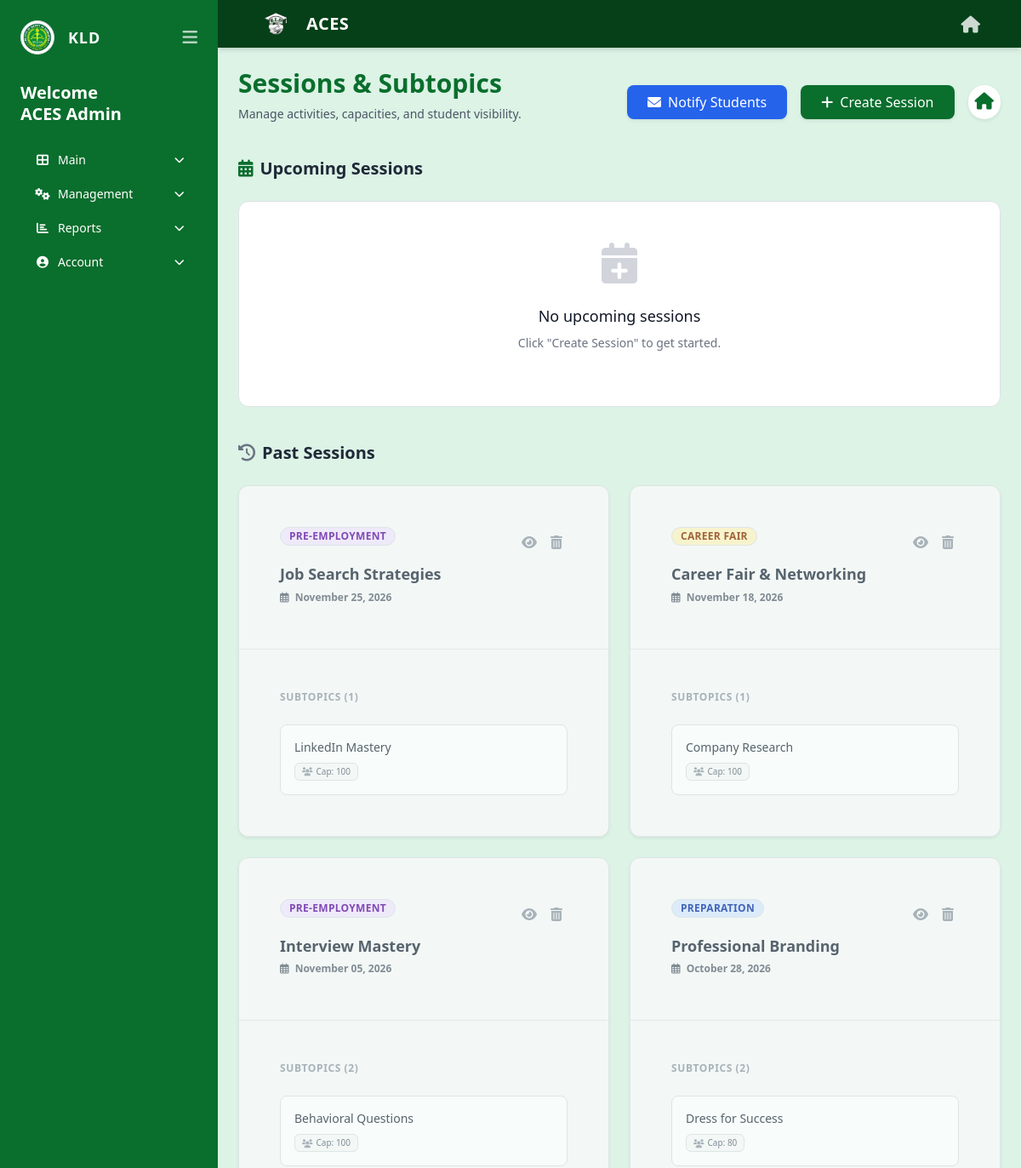
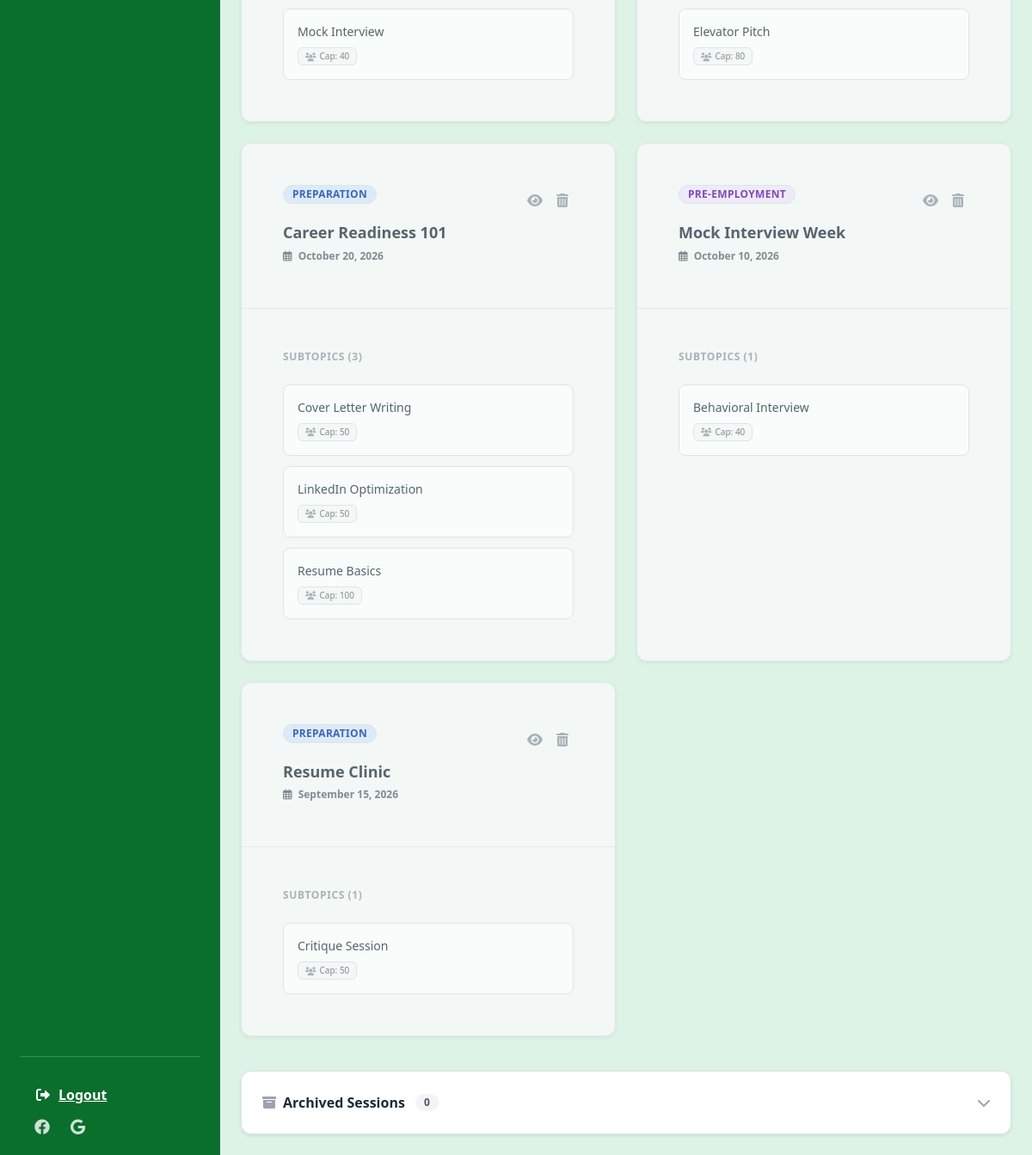
The app's page /staff/subtopics.php (signed in) with its own data (2 pictures, top to bottom).
### tables this page shows
CREATE TABLE `users` (
  `user_id` int(11) NOT NULL,
  `email` varchar(100) NOT NULL,
  `password_hash` varchar(255) NOT NULL,
  `is_verified` tinyint(1) NOT NULL DEFAULT 0,
  `verification_token` varchar(64) DEFAULT NULL,
  `verification_expires` datetime DEFAULT NULL,
  `reset_token` varchar(64) DEFAULT NULL,
  `reset_expires` datetime DEFAULT NULL,
  `full_name` varchar(100) NOT NULL,
  `role` enum('student','staff') NOT NULL,
  `staff_role` varchar(50) DEFAULT NULL,
  `is_active` tinyint(1) NOT NULL DEFAULT 1,
  `created_by` int(11) DEFAULT NULL,
  `created_at` datetime DEFAULT current_timestamp(),
  `pending_email` varchar(255) DEFAULT NULL,
  `email_change_pin` varchar(6) DEFAULT NULL,
  `email_pin_expiry` datetime DEFAULT NULL
);

CREATE TABLE `sessions` (
  `session_id` int(11) NOT NULL,
  `title` varchar(100) NOT NULL,
  `phase` enum('Preparation','Pre-Employment','Career Fair') NOT NULL,
  `date` date NOT NULL,
  `start_time` time NOT NULL,
  `end_time` time NOT NULL,
  `description` text DEFAULT NULL,
  `image_path` varchar(255) DEFAULT NULL,
  `created_by` int(11) NOT NULL,
  `proctor` varchar(100) DEFAULT 'TBA',
  `location` varchar(200) DEFAULT 'TBA',
  `is_deleted` tinyint(1) DEFAULT 0,
  `allow_multiple` tinyint(1) NOT NULL DEFAULT 0
);

CREATE TABLE `subtopics` (
  `subtopic_id` int(11) NOT NULL,
  `session_id` int(11) NOT NULL,
  `title` varchar(100) NOT NULL,
  `description` text DEFAULT NULL,
  `image_path` varchar(255) DEFAULT NULL,
  `capacity` int(11) DEFAULT 30,
  `deadline` datetime DEFAULT NULL,
  `subtopic_date` date DEFAULT NULL,
  `subtopic_start_time` time DEFAULT NULL,
  `subtopic_end_time` time DEFAULT NULL,
  `subtopic_proctor` varchar(100) DEFAULT NULL,
  `subtopic_location` varchar(200) DEFAULT NULL,
  `is_required` tinyint(1) DEFAULT 0,
  `required_for` text DEFAULT NULL,
  `visible_for` text DEFAULT NULL,
  `visible_courses` text DEFAULT NULL,
  `required_courses` text DEFAULT NULL,
  `is_deleted` tinyint(1) DEFAULT 0,
  `attendance_type` enum('physical','module') DEFAULT 'physical'
);

### includes/auth.php (called while the page is built, shortened)
<?php
function isAdmin() {
    return isset($_SESSION['staff_role']) && in_array($_SESSION['staff_role'], ['admin', 'superadmin']);
}
function isViewer() {
    $role = $_SESSION['staff_role'] ?? 'viewer';
    return $role === 'viewer' || $role === '' || $role === null;
}
?>

### staff/subtopics.php (the view, shortened to what this page needs)
<?php
require_once __DIR__ . '/../includes/auth.php';
$stmt = $pdo->prepare("SELECT full_name FROM users WHERE user_id = ?");
$stmt->execute([$_SESSION['user_id']]);
$staff = $stmt->fetch();
$staff_name = $staff['full_name'];
$today = date('Y-m-d');
$stmt_upcoming = $pdo->prepare("
    SELECT s.*, (SELECT COUNT(*) FROM subtopics WHERE session_id = s.session_id AND is_deleted = 0) as subtopic_count
    FROM sessions s
    WHERE s.is_deleted = 0 AND s.date >= ?
    ORDER BY s.date ASC
");
$stmt_upcoming->execute([$today]);
$upcoming_sessions = $stmt_upcoming->fetchAll();
$stmt_past = $pdo->prepare("
    SELECT s.*, (SELECT COUNT(*) FROM subtopics WHERE session_id = s.session_id AND is_deleted = 0) as subtopic_count
    FROM sessions s
    WHERE s.is_deleted = 0 AND s.date < ?
    ORDER BY s.date DESC
");
$stmt_past->execute([$today]);
$past_sessions = $stmt_past->fetchAll();
$stmt_deleted = $pdo->prepare("SELECT * FROM sessions WHERE is_deleted = 1 ORDER BY date DESC");
$stmt_deleted->execute();
$deleted_sessions = $stmt_deleted->fetchAll();
?>
<!DOCTYPE html>
<html lang="en" class="h-full">
<head>
    <link rel="stylesheet" href="../assets/css/tailwind.css">
    <link rel="stylesheet" href="https://cdnjs.cloudflare.com/ajax/libs/font-awesome/6.0.0/css/all.min.css">
    <link href="https://cdn.jsdelivr.net/npm/bootstrap@5.3.0/dist/css/bootstrap.min.css" rel="stylesheet">
</head>
<body class="bg-[#dcf3e6] font-sans h-screen flex flex-col md:flex-row">
    <?php include '../includes/staff_sidebar.php'; ?>
    <div class="flex-1 flex flex-col overflow-hidden w-full">
        <?php include '../includes/header.php'; ?>
        <main class="flex-1 p-4 md:p-8 overflow-y-auto no-scrollbar">
            <div class="flex flex-col md:flex-row justify-between items-start md:items-center mb-6 gap-4">
                <div>
                    <h1 class="text-3xl font-bold text-[#0a6e2d]">Sessions & Subtopics</h1>
                    <p class="text-sm text-gray-600 mt-1">Manage activities, capacities, and student visibility.</p>
                </div>
                <div class="flex items-center gap-3">
                    <?php if (!isViewer()): ?>
                        <button class="bg-blue-600 hover:bg-blue-700 text-white font-medium py-2 px-4 rounded-lg inline-flex items-center shadow-sm transition-colors" type="button" data-bs-toggle="modal" data-bs-target="#notifyModal">
                            <i class="fas fa-envelope mr-2"></i> Notify Students
                        </button>
                        <button class="bg-[#0a6e2d] hover:bg-[#054018] text-white font-medium py-2 px-4 rounded-lg inline-flex items-center shadow-sm transition-colors" data-bs-toggle="modal" data-bs-target="#createModal">
                            <i class="fas fa-plus mr-2"></i> Create Session
                        </button>
                    <?php endif; ?>
                    <a href="dashboard.php" class="text-[#0a6e2d] bg-white p-2 rounded-full shadow-sm hover:shadow-md transition-shadow">
                        <i class="fa-solid fa-house text-xl"></i>
                    </a>
                </div>
            </div>
            <h2 class="text-xl font-bold text-gray-800 mb-4"><i class="fas fa-calendar-alt text-[#0a6e2d] mr-2"></i>Upcoming Sessions</h2>
            <div class="grid grid-cols-1 lg:grid-cols-2 xl:grid-cols-3 gap-6 mb-10">
                <?php if (empty($upcoming_sessions)): ?>
                    <div class="col-span-full text-center py-12 bg-white rounded-xl border border-gray-200 border-dashed">
                        <i class="fas fa-calendar-plus text-5xl text-gray-300 mb-4"></i>
                        <h3 class="text-lg font-medium text-gray-900">No upcoming sessions</h3>
                        <p class="text-sm text-gray-500 mt-1">Click "Create Session" to get started.</p>
                    </div>
                <?php endif; ?>
            </div>
            <h2 class="text-xl font-bold text-gray-800 mb-4"><i class="fas fa-history text-gray-500 mr-2"></i>Past Sessions</h2>
            <div class="grid grid-cols-1 lg:grid-cols-2 xl:grid-cols-3 gap-6 mb-10 opacity-80 hover:opacity-100 transition-opacity">
                <?php foreach ($past_sessions as $session): ?>
                    <?php
                    $stmt_sub = $pdo->prepare("SELECT * FROM subtopics WHERE session_id = ? AND is_deleted = 0 ORDER BY title");
                    $stmt_sub->execute([$session['session_id']]);
                    $subtopics = $stmt_sub->fetchAll();
                    $phaseColors = [
                        'Preparation' => 'bg-blue-100 text-blue-800 border-blue-200',
                        'Pre-Employment' => 'bg-purple-100 text-purple-800 border-purple-200',
                        'Career Fair' => 'bg-amber-100 text-amber-800 border-amber-200'
                    ];
                    $phaseClass = $phaseColors[$session['phase']] ?? 'bg-gray-100 text-gray-800 border-gray-200';
                    ?>
                    <div class="bg-gray-50 rounded-xl shadow-sm border border-gray-200 overflow-hidden flex flex-col h-full hover:shadow-md transition-shadow">
                        <div class="p-5 border-b border-gray-200 bg-gray-100/50">
                            <div class="flex justify-between items-start mb-2">
                                <span class="inline-flex items-center px-2.5 py-0.5 rounded-full text-xs font-bold uppercase tracking-wide border <?= $phaseClass ?>"><?= htmlspecialchars($session['phase']) ?></span>
                                <div class="flex gap-1">
                                    <?php if (!isViewer() && (isAdmin() || $session['created_by'] == $_SESSION['user_id'])): ?>
                                        <button class="view-session text-gray-400 hover:text-green-600 p-1.5 rounded-md hover:bg-green-50 transition-colors" data-id="<?= $session['session_id'] ?>" title="View session"><i class="fas fa-eye"></i></button>
                                        <button class="delete-session text-gray-400 hover:text-red-600 p-1.5 rounded-md hover:bg-red-50 transition-colors" data-id="<?= $session['session_id'] ?>" title="Archive"><i class="fas fa-trash-alt"></i></button>
                                    <?php endif; ?>
                                </div>
                            </div>
                            <h3 class="text-lg font-bold text-gray-700 leading-tight"><?= htmlspecialchars($session['title']) ?></h3>
                            <div class="text-xs font-bold text-gray-500 mt-2 mb-1"><i class="far fa-calendar-alt mr-1"></i> <?= date('F d, Y', strtotime($session['date'])) ?></div>
                        </div>
                        <div class="p-5 flex-1 bg-gray-50/50">
                            <div class="flex items-center justify-between mb-3">
                                <h4 class="text-xs font-bold text-gray-400 uppercase tracking-wider">Subtopics (<?= count($subtopics) ?>)</h4>
                            </div>
                            <?php if (empty($subtopics)): ?>
                                <div class="text-center py-6 text-gray-400 bg-gray-100 rounded-lg border border-dashed border-gray-200"><p class="text-sm">No subtopics.</p></div>
                            <?php else: ?>
                                <div class="space-y-3">
                                    <?php foreach ($subtopics as $sub): ?>
                                        <div class="bg-white rounded-lg p-3 border border-gray-200 flex items-start justify-between gap-3">
                                            <div>
                                                <div class="font-medium text-gray-700 text-sm"><?= htmlspecialchars($sub['title']) ?></div>
                                                <div class="flex flex-wrap gap-2 mt-2">
                                                    <span class="inline-flex items-center px-2 py-0.5 rounded text-[10px] font-medium bg-gray-50 border border-gray-200 text-gray-500"><i class="fas fa-users mr-1 text-gray-400"></i> Cap: <?= $sub['capacity'] ?></span>
                                                </div>
                                            </div>
                                        </div>
                                    <?php endforeach; ?>
                                </div>
                            <?php endif; ?>
                        </div>
                    </div>
                <?php endforeach; ?>
            </div>
            <div class="bg-white rounded-xl shadow-sm border border-gray-200 overflow-hidden">
                <div id="archiveHeader" class="px-6 py-4 flex justify-between items-center cursor-pointer hover:bg-gray-50 transition-colors">
                    <div class="flex items-center gap-2 font-bold text-gray-800">
                        <i class="fas fa-archive text-gray-400"></i> Archived Sessions
                        <span class="bg-gray-100 text-gray-600 py-0.5 px-2.5 rounded-full text-xs font-semibold ml-1"><?= count($deleted_sessions) ?></span>
                    </div>
                    <i class="fas fa-chevron-down text-gray-400 transition-transform duration-200"></i>
                </div>
            </div>
        </main>
    </div>
</body>
</html>

### includes/staff_sidebar.php (shortened to what this page needs)
<aside id="staffSidebar" class="hidden md:flex w-64 bg-[#0a6e2d] text-white flex-col p-4 shrink-0 h-screen sticky top-0 transition-all duration-300 overflow-y-auto">
    <div>
        <div class="flex items-center justify-between mb-8">
            <div class="flex items-center gap-3" id="sidebarBrand">
                <img src="../assets/images/kld_logo.png" class="w-10 h-10 rounded-full border border-white/20 bg-white p-0.5 object-contain" alt="KLD">
                <span class="font-bold tracking-wider text-lg sidebar-text">KLD</span>
            </div>
            <button id="sidebarToggleBtn" class="text-white/70 hover:text-white text-xl focus:outline-none">
                <i class="fas fa-bars"></i>
            </button>
        </div>
        <div class="mb-6 sidebar-text">
            <h2 class="text-xl font-bold leading-tight">Welcome<br><?= htmlspecialchars($staff_name) ?></h2>
        </div>
        <nav class="space-y-1 text-sm">
            <div class="sidebar-group">
                <button class="group-header flex items-center justify-between w-full text-left text-white hover:text-green-200 hover:bg-white/10 rounded-lg px-3 py-2 transition-colors">
                    <span><i class="fas fa-th-large mr-2 w-5 text-center"></i><span class="sidebar-text">Main</span></span>
                    <i class="fas fa-chevron-down text-xs transition-transform duration-200 sidebar-text"></i>
                </button>
            </div>
            <?php if (!isViewer()): ?>
            <div class="sidebar-group">
                <button class="group-header flex items-center justify-between w-full text-left text-white hover:text-green-200 hover:bg-white/10 rounded-lg px-3 py-2 transition-colors">
                    <span><i class="fas fa-cogs mr-2 w-5 text-center"></i><span class="sidebar-text">Management</span></span>
                    <i class="fas fa-chevron-down text-xs transition-transform duration-200 sidebar-text"></i>
                </button>
            </div>
            <?php endif; ?>
            <div class="sidebar-group">
                <button class="group-header flex items-center justify-between w-full text-left text-white hover:text-green-200 hover:bg-white/10 rounded-lg px-3 py-2 transition-colors">
                    <span><i class="fas fa-chart-bar mr-2 w-5 text-center"></i><span class="sidebar-text">Reports</span></span>
                    <i class="fas fa-chevron-down text-xs transition-transform duration-200 sidebar-text"></i>
                </button>
            </div>
            <div class="sidebar-group">
                <button class="group-header flex items-center justify-between w-full text-left text-white hover:text-green-200 hover:bg-white/10 rounded-lg px-3 py-2 transition-colors">
                    <span><i class="fas fa-user-circle mr-2 w-5 text-center"></i><span class="sidebar-text">Account</span></span>
                    <i class="fas fa-chevron-down text-xs transition-transform duration-200 sidebar-text"></i>
                </button>
            </div>
        </nav>
    </div>
    <div class="mt-auto pt-4 border-t border-white/20">
        <a href="../logout.php" class="block text-white font-bold hover:text-red-300 hover:bg-white/10 rounded-lg px-3 py-2 transition-colors sidebar-text mb-2">
            <i class="fas fa-sign-out-alt mr-2 w-5 text-center"></i><span class="sidebar-text">Logout</span>
        </a>
        <div class="flex gap-4 text-lg opacity-80 sidebar-text px-3">
            <i class="fa-brands fa-facebook cursor-pointer hover:text-white"></i>
            <i class="fa-brands fa-google cursor-pointer hover:text-white"></i>
        </div>
    </div>
</aside>

### staff/subtopics.php (style rules this page uses)
html, body { height: 100%; margin: 0; padding: 0; }
.no-scrollbar { -ms-overflow-style: none; scrollbar-width: none; }

### records on screen
users: full_name "ACES Admin"
sessions: phase "PRE-EMPLOYMENT", title "Job Search Strategies", date "November 25, 2026", count($subtopics) "1"
subtopics: title "LinkedIn Mastery", capacity "100"
sessions: phase "CAREER FAIR", title "Career Fair & Networking", date "November 18, 2026", count($subtopics) "1"
subtopics: title "Company Research", capacity "100"
sessions: phase "PRE-EMPLOYMENT", title "Interview Mastery", date "November 05, 2026", count($subtopics) "2"
subtopics: title "Behavioral Questions", capacity "100"
subtopics: title "Mock Interview", capacity "40"
sessions: phase "PREPARATION", title "Professional Branding", date "October 28, 2026", count($subtopics) "2"
subtopics: title "Dress for Success", capacity "80"
subtopics: title "Elevator Pitch", capacity "80"
sessions: phase "PREPARATION", title "Career Readiness 101", date "October 20, 2026", count($subtopics) "3"
subtopics: title "Cover Letter Writing", capacity "50"
subtopics: title "LinkedIn Optimization", capacity "50"
subtopics: title "Resume Basics", capacity "100"
sessions: phase "PRE-EMPLOYMENT", title "Mock Interview Week", date "October 10, 2026", count($subtopics) "1"
subtopics: title "Behavioral Interview", capacity "40"
sessions: phase "PREPARATION", title "Resume Clinic", date "September 15, 2026", count($subtopics) "1"
subtopics: title "Critique Session", capacity "50"

### other values on screen
count($deleted_sessions) "0"
